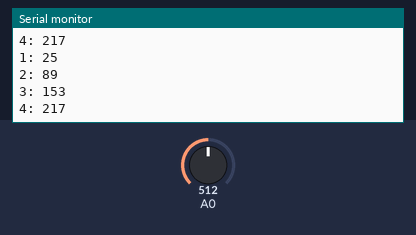
Recording of a sketch running on a simulated Arduino Uno, built with avr-gcc and run on an emulated ATmega328P. On the bench: the last lines printed to the serial monitor. Inputs (shaded band) come from the test bench; at power-on: A0 = 512.

Above: at 1.2 s.
1.3 s: A0 set to 716
At 2.2 s:
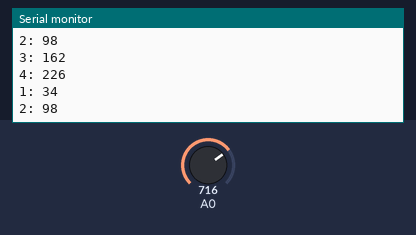
2.8 s: A0 set to 900
At 3.4 s:
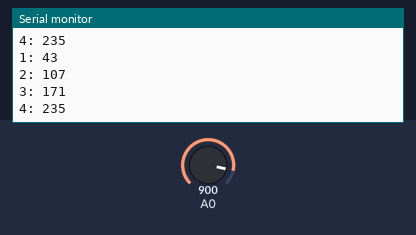
Timing chart, 0 to 5.8 s (numbered marks = the images above; inputs shaded):
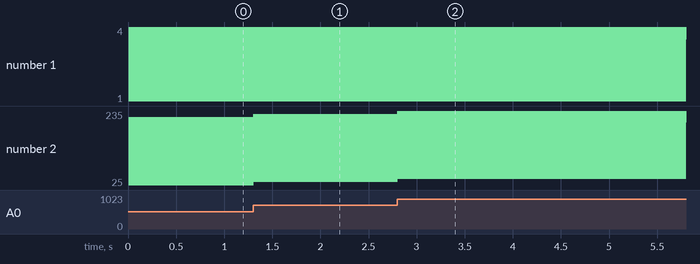

The sketch:

mega.ino
```cpp
//kjøres på mega 11.05. sender signal herifra til nano
//alt her fungerer som forventet
#include <SoftwareSerial.h>
SoftwareSerial BTSerial(12, 13);

//variables
byte data;
int data1;  // serial write sends bytes.
int data2;
int data3;
int data4;

int pot;
int datacount = 0;

void setup()
{
  BTSerial.begin(38400);
  Serial.begin(115200);  // speed up the Serial baud rate
}

void loop()
{
  //read pot

  static unsigned long timer = 0;
  unsigned long interval = 10; // send 100 samples/second
  if (millis() - timer >= interval)
  {
    timer = millis();
    pot = map(analogRead(A0), 0, 1023, 0, 50);
    data1 = pot;
    data2 = pot + 64;
    data3 = pot + 128;
    data4 = pot + 192;

    //communication
    if (datacount == 0){
      data = data1;
    }else if (datacount == 1){
      data = data2;
    }else if (datacount == 2){
      data = data3;
    }else if (datacount == 3){
      data = data4;
    }

    datacount = datacount + 1;
    if (datacount > 3){
      datacount = 0;
    }
    Serial.print("1: ");
    Serial.println(data1);
    Serial.print("2: ");
    Serial.println(data2);
    Serial.print("3: ");
    Serial.println(data3);
    Serial.print("4: ");
    Serial.println(data4);

  }
  //data =
  BTSerial.write(data);
  //Serial.println(data);

}
```

Measured:
- after the input at 1.3 s, the serial monitor: prints a new line at once (image 1)
- after the input at 2.8 s, the serial monitor: prints a new line at once (image 2)
- plotted number 2: 217 → 226 after the input at 1.3 s, 226 → 171 after the input at 2.8 s
